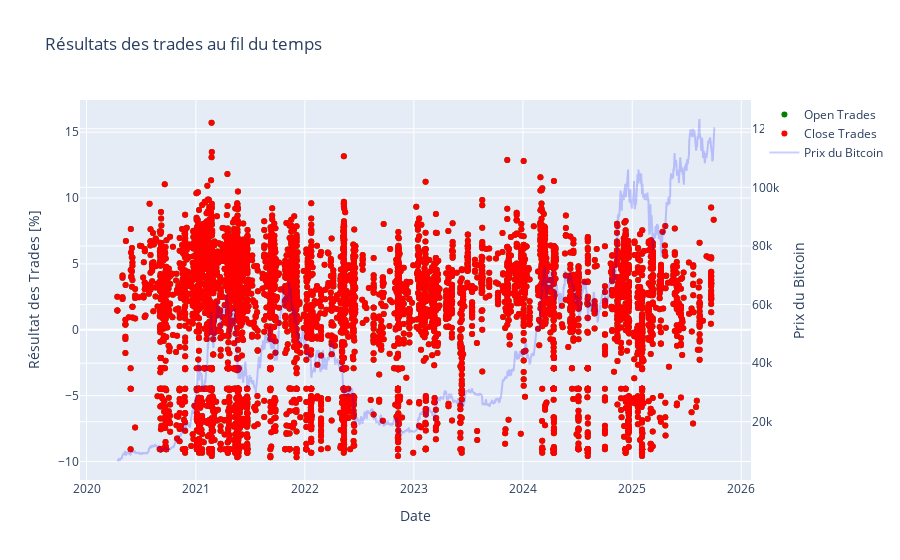

Source (notebook cell):
### Markdown cell above
Trades dans le temps

### Code cell
# Trades au fil du temps
import plotly.graph_objects as go
import pandas as pd

df_trades['open_date'] = pd.to_datetime(df_trades['open_date'])
df_trades['close_date'] = pd.to_datetime(df_trades['close_date'])

fig = go.Figure()

fig.add_trace(go.Scatter(x=df_trades['open_date'], y=df_trades['trade_result_pct']*100, mode='markers', marker=dict(color='green'), name='Open Trades'))
fig.add_trace(go.Scatter(x=df_trades['close_date'], y=df_trades['trade_result_pct']*100, mode='markers', marker=dict(color='red'), name='Close Trades'))

# Ajouter une deuxième échelle y pour la courbe du BTC
fig.add_trace(go.Scatter(x=df_days['day'], y=df_days['price'], mode='lines', line=dict(color='rgba(0, 0, 255, 0.2)'), name='Prix du Bitcoin', yaxis='y2'))

fig.update_layout(title='Résultats des trades au fil du temps', xaxis_title='Date', showlegend=True,
                  yaxis=dict(title='Résultat des Trades [%]'),
                  yaxis2=dict(title='Prix du Bitcoin', overlaying='y', side='right'))

fig.show()

### Figure 1 — Plotly figure (JSON) as saved in the notebook; plotly's stock layout.template omitted (floating-point values rounded to 4 significant figures; data arrays with more than 128 entries replaced by an {"elided": "..."} marker saying what was removed)
{"data": [{"marker": {"color": "green"}, "mode": "markers", "name": "Open Trades", "type": "scatter", "x": {"elided": "5479 str values"}, "y": {"elided": "5479 float values"}}, {"marker": {"color": "red"}, "mode": "markers", "name": "Close Trades", "type": "scatter", "x": {"elided": "5479 str values"}, "y": {"elided": "5479 float values"}}, {"line": {"color": "rgba(0, 0, 255, 0.2)"}, "mode": "lines", "name": "Prix du Bitcoin", "type": "scatter", "x": {"elided": "2001 str values"}, "y": {"elided": "2001 float values"}, "yaxis": "y2"}], "layout": {"showlegend": true, "title": {"text": "Résultats des trades au fil du temps"}, "xaxis": {"title": {"text": "Date"}}, "yaxis": {"title": {"text": "Résultat des Trades [%]"}}, "yaxis2": {"overlaying": "y", "side": "right", "title": {"text": "Prix du Bitcoin"}}}}
